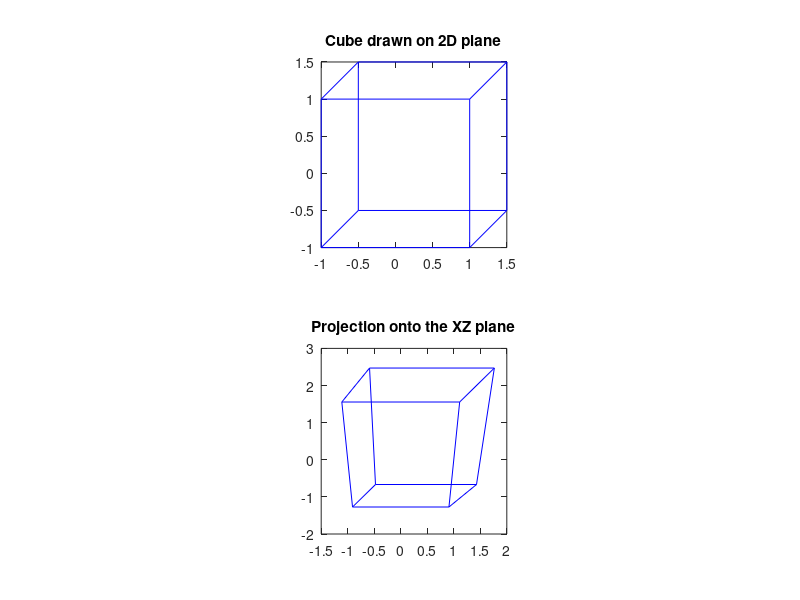

Recreate this plot in MATLAB.
d = 14;  % Distance from origin to camera

% E(2) is y hoogte van camera
E = [0, 10, d];

w_n = [0 1 0];

vertices = [
    0, 0;
    2, 0;
    2, 2;
    0, 2;
    
    .5, .5;
    2.5, .5;
    2.5, 2.5;
    .5, 2.5;
];
vertices = vertices - [1, 1];

edges = [
    1 2;
    2 3;
    3 4;
    4 1;
    
    5 6;
    6 7;
    7 8;
    8 5;
    
    5 1;
    6 2;
    7 3;
    8 4;
];

p = vertices(edges', :);
p = p * [1 0 0; 0 1 0];

%%
figure;
subplot(2,1,1);
x = reshape(p(:,1), 2, []);
y = reshape(p(:,2), 2, []);
plot(x, y, 'b');
title('Cube drawn on 2D plane');
axis square;
subplot(2,1,2);

%%
r = p - E;
pj = (dot(-E, -w_n)./(r*(-w_n)')) .* r + E;
pj = [pj(:, 1) pj(:, 3)];
pj = pj * [1 0; 0 -1];      % Fix by mirror over x axis. Beetje hacky maar oke.
                            % Zit een fout of misinterpretatie in de berekening (minnetje ergens)

x = reshape(pj(:,1), 2, []);
y = reshape(pj(:,2), 2, []);

plot(x, y, 'b');
title('Projection onto the XZ plane');
axis square;